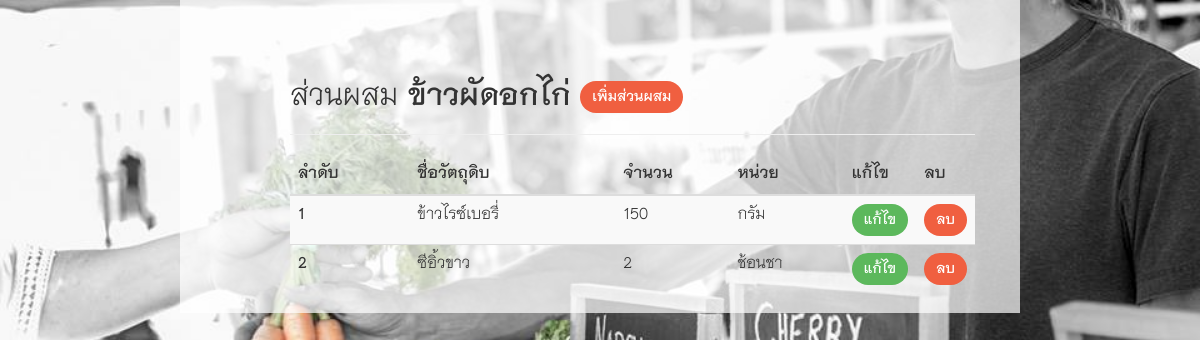
Page /menu/mixmenu.php?id=4 on the committed database.
### tables this page shows
CREATE TABLE `menu` (
  `id_menu` int(11) NOT NULL,
  `key_menu` varchar(50) NOT NULL,
  `name_menu` varchar(500) DEFAULT NULL,
  `price_menu` varchar(500) DEFAULT NULL,
  `type_menu` varchar(50) DEFAULT '0'
);

CREATE TABLE `admixture` (
  `id_admixture` int(3) UNSIGNED ZEROFILL NOT NULL,
  `id_menu_adm` int(11) DEFAULT NULL,
  `id_stock_adm` int(11) DEFAULT NULL,
  `num_stock` int(11) DEFAULT NULL,
  `id_unit_adm` int(11) DEFAULT NULL,
  `adstatic` int(11) DEFAULT '0'
);

CREATE TABLE `stock` (
  `id_stock` int(11) NOT NULL,
  `name_stock` varchar(500) DEFAULT NULL,
  `amount_stock` double DEFAULT '0',
  `type_stock` varchar(50) DEFAULT '0',
  `type_unit` int(11) DEFAULT NULL
);

CREATE TABLE `unit` (
  `id_unit` int(11) NOT NULL,
  `name_unit` varchar(50) DEFAULT NULL,
  `type_unit` int(11) DEFAULT NULL,
  `value` double DEFAULT NULL
);

### menu/mixmenu.php (the view, shortened to what this page needs)
<?php
include '../function/style.php';
include '../function/conn.php';
include '../style.php';
?>
<html>
    <head>
    </head>
    <body>
        <?php
        $strid = null;
        if (isset($_GET["id"])) {
            $strid = $_GET["id"];
        }
        ?>
        <div class="col-sm-12 " style="margin-top:60px">
            <div class="col-sm-1"></div>
            <div class="col-sm-11"><h2>
                    ส่วนผสม
                    <b><?php
                        $sql = "select * from menu WHERE id_menu = " . $strid . "";
                        $query = mysqli_query($conn, $sql);
                        while ($result = mysqli_fetch_assoc($query)) {
                            echo $result['name_menu'];
                        }
                        ?></b>
                    <a type="button" class="btn btn-primary" data-toggle="modal" href="#mix">เพิ่มส่วนผสม</a>
                </h2><hr>
            </div>
            <div class="col-sm-1"></div>
            <div class="col-sm-11">
                <?php
                $strSQL = "SELECT * FROM ((admixture INNER JOIN menu ON admixture.id_menu_adm = menu.id_menu)"
                        . " INNER JOIN stock ON admixture.id_stock_adm = stock.id_stock)"
                        . " INNER JOIN unit ON admixture.id_unit_adm = unit.id_unit"
                        . " WHERE id_menu_adm = '" . $strid . "'";
                $Query = mysqli_query($conn, $strSQL);
                ?>
                <form name="frmMain" method="post" action="<?php echo $_SERVER["PHP_SELF"]; ?>?id=<?php echo $strid; ?>">
                    <table  class="table table-striped">
                        <thead>
                            <tr>
                                <th>ลำดับ</th>
                                <th>ชื่อวัตถุดิบ</th>
                                <th class="col-sm-2">จำนวน</th>
                                <th class="col-sm-2">หน่วย</th>
                                <th class="col-sm-1">แก้ไข</th>
                                <th class="col-sm-1">ลบ</th>
                            </tr>
                        </thead>
                        <?php
                        $c = 1;
                        while ($Result = mysqli_fetch_array($Query)) {
                            ?>
                            <?php
                            if ($Result["id_admixture"] == @$_GET["CusID"] and @ $_GET["Action"] == "Edit") {
                                ?>
                                <tr>
                                    <td><?php echo $c++; ?>
                                        <input type="hidden" name="hdnEdID"value="<?php echo $Result["id_admixture"]; ?>">
                                    </td>
                                    <td><?php echo $Result["name_stock"]; ?></td>
                                    <td><input class="form-control" type="number" name="txtEditNumber" value="<?php echo $Result["num_stock"]; ?>"></td>
                                    <td><select name="txtEditUnit" id="type" class="form-control">
                                            <?php
                                            $sql = "SELECT * FROM unit";
                                            $result = mysqli_query($conn, $sql);
                                            while ($data = mysqli_fetch_assoc($result)) {
                                                echo "<option value='" . $data["id_unit"] . "'>" . $data[name_unit] . "</option>";
                                            }
                                            ?>
                                        </select></td>
                                    <td><input class="btn btn-info" name="btnAdd" type="button" id="btnUpdate" value="บันทึก" OnClick="frmMain.hdnCmd.value = 'Update';frmMain.submit();">
                                    </td>
                                    <td><input class="btn btn-default" name="btnAdd" type="button" id="btnCancel" value="ยกเลิก" OnClick="window.location = '<?php echo $_SERVER["PHP_SELF"]; ?>?id=<?php echo $strid; ?>';">
                                    </td>
                                </tr>
                                <?php
                            } else {
                                ?>
                                <tr>
                                    <td><b><?php echo $c++; ?></b></td>
                                    <td><?php echo $Result["name_stock"]; ?></td>
                                    <td><?php echo $Result["num_stock"]; ?></td>
                                    <td><?php echo $Result["name_unit"]; ?></td>
                                    <td><a class="btn btn-success" href="<?php echo $_SERVER["PHP_SELF"]; ?>?id=<?php echo $strid; ?>&Action=Edit&CusID=<?php echo $Result["id_admixture"]; ?>">แก้ไข</a></td>
                                    <td><a class="btn btn-primary" href="JavaScript:if(confirm('Confirm Delete?')==true){window.location='<?php echo $_SERVER["PHP_SELF"]; ?>?id=<?php echo $strid; ?>&Action=Del&CusID=<?php echo $Result["id_admixture"]; ?>';}">ลบ</a></td>
                                </tr>
                                <?php
                            }
                            ?>
                            <?php
                        }
                        ?>
                    </table>
                </form>

### css/creative.css (style rules this page uses)
html, body { background:url('../img/z.jpg')center center fixed ; -webkit-background-size: cover; -moz-background-size: cover; -o-background-size: cover; background-size: cover; height: 100%; width: 100%; }
body { font-family: 'THNiramitAS'; }
a { -webkit-transition: all 0.35s; -moz-transition: all 0.35s; transition: all 0.35s; color: #000000; }
h1, h2, h3, h4, h5, h6 { font-family: 'THNiramitAS'; }
.btn-primary { color: white; background-color: #F05F40; border-color: #F05F40; -webkit-transition: all 0.35s; -moz-transition: all 0.35s; transition: all 0.35s; }
.btn { font-family: 'THNiramitAS'; border: none; border-radius: 300px; font-weight: 700; text-transform: uppercase; }
body { webkit-tap-highlight-color: #FFFFFF; }

### css/main.css (style rules this page uses)
html { font-family: 'THNiramitAS'; -webkit-text-size-adjust: 100%; -ms-text-size-adjust: 100%; }

### css/menu.css (style rules this page uses)
html { background: url('../img/aaa.jpg')center center fixed ; -webkit-background-size: cover; -moz-background-size: cover; -o-background-size: cover; background-size: cover; }
body { background: url('../img/aaa.jpg')center center fixed ; -webkit-background-size: cover; -moz-background-size: cover; -o-background-size: cover; background-size: cover; }

### rows in the picture
menu: name_menu "ข้าวผัดอกไก่"
admixture: id_stock_adm.name_stock "ข้าวไรซ์เบอรี่", num_stock "150", id_unit_adm.name_unit "กรัม"
admixture: id_stock_adm.name_stock "ซีอิ้วขาว", num_stock "2", id_unit_adm.name_unit "ช้อนชา"
